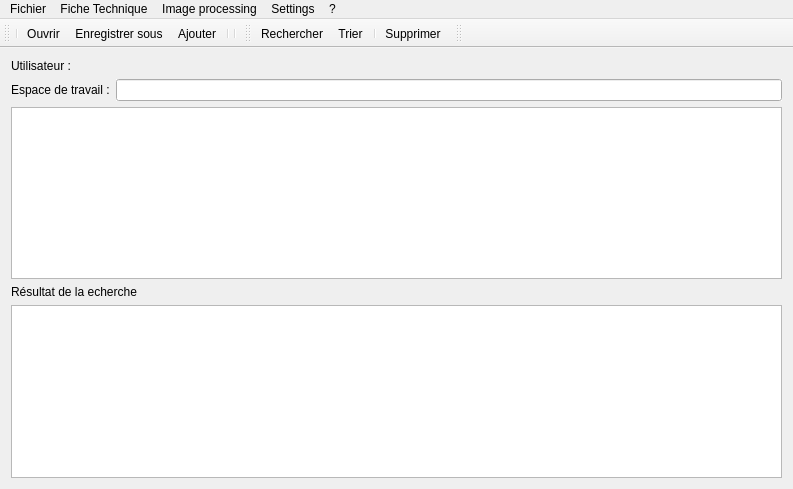
<?xml version="1.0" encoding="UTF-8"?>
<ui version="4.0">
 <class>MainWindow</class>
 <widget class="QMainWindow" name="MainWindow">
  <property name="geometry">
   <rect>
    <x>0</x>
    <y>0</y>
    <width>793</width>
    <height>489</height>
   </rect>
  </property>
  <property name="windowTitle">
   <string>MainWindow</string>
  </property>
  <widget class="QWidget" name="centralWidget">
   <layout class="QGridLayout" name="gridLayout">
    <item row="1" column="0" colspan="2">
     <layout class="QFormLayout" name="formLayout">
      <item row="0" column="0">
       <widget class="QLabel" name="label_3">
        <property name="text">
         <string>Espace de travail :</string>
        </property>
       </widget>
      </item>
      <item row="0" column="1">
       <widget class="QLineEdit" name="CheminEspaceTravail">
        <property name="cursor">
         <cursorShape>IBeamCursor</cursorShape>
        </property>
        <property name="autoFillBackground">
         <bool>true</bool>
        </property>
        <property name="readOnly">
         <bool>true</bool>
        </property>
       </widget>
      </item>
      <item row="1" column="0" colspan="2">
       <widget class="QTableWidget" name="tableWidget"/>
      </item>
     </layout>
    </item>
    <item row="2" column="0">
     <layout class="QGridLayout" name="gridLayout_2"/>
    </item>
    <item row="3" column="0">
     <widget class="QLabel" name="label_2">
      <property name="text">
       <string>Résultat de la echerche</string>
      </property>
     </widget>
    </item>
    <item row="4" column="0" colspan="2">
     <widget class="QTableWidget" name="tableWidget_Resultat"/>
    </item>
    <item row="0" column="0">
     <widget class="QLabel" name="Utilisateurlabel">
      <property name="text">
       <string>Utilisateur : </string>
      </property>
     </widget>
    </item>
   </layout>
  </widget>
  <widget class="QMenuBar" name="menuBar">
   <property name="geometry">
    <rect>
     <x>0</x>
     <y>0</y>
     <width>793</width>
     <height>21</height>
    </rect>
   </property>
   <widget class="QMenu" name="menuFichier">
    <property name="title">
     <string>Fichier</string>
    </property>
    <addaction name="actionQuitter"/>
   </widget>
   <widget class="QMenu" name="menuFiche_Technique">
    <property name="title">
     <string>Fiche Technique</string>
    </property>
    <addaction name="actionOuvrir"/>
    <addaction name="actionEnregistrer_sous"/>
    <addaction name="separator"/>
    <addaction name="actionAjouter"/>
    <addaction name="actionSupprimer"/>
    <addaction name="separator"/>
    <addaction name="actionRechercher"/>
    <addaction name="actionTrier"/>
   </widget>
   <widget class="QMenu" name="menuImage">
    <property name="title">
     <string>Image processing</string>
    </property>
    <widget class="QMenu" name="menuLaplacian">
     <property name="title">
      <string>Laplacian</string>
     </property>
     <addaction name="actionSobel"/>
     <addaction name="actionPrwitt"/>
    </widget>
    <addaction name="actionHistogramme"/>
    <addaction name="actionConvolution"/>
    <addaction name="separator"/>
    <addaction name="separator"/>
    <addaction name="separator"/>
    <addaction name="actionGradient"/>
    <addaction name="menuLaplacian"/>
   </widget>
   <widget class="QMenu" name="menuSettings">
    <property name="title">
     <string>Settings</string>
    </property>
    <addaction name="actionPermitons"/>
    <addaction name="actionConsutation"/>
    <addaction name="separator"/>
    <addaction name="actionAdmnistrator"/>
   </widget>
   <widget class="QMenu" name="menu">
    <property name="title">
     <string>?</string>
    </property>
   </widget>
   <addaction name="menuFichier"/>
   <addaction name="menuFiche_Technique"/>
   <addaction name="menuImage"/>
   <addaction name="menuSettings"/>
   <addaction name="menu"/>
  </widget>
  <widget class="QToolBar" name="mainToolBar">
   <attribute name="toolBarArea">
    <enum>TopToolBarArea</enum>
   </attribute>
   <attribute name="toolBarBreak">
    <bool>false</bool>
   </attribute>
   <addaction name="separator"/>
   <addaction name="actionOuvrir"/>
   <addaction name="actionEnregistrer_sous"/>
   <addaction name="actionAjouter"/>
   <addaction name="separator"/>
   <addaction name="separator"/>
  </widget>
  <widget class="QToolBar" name="toolBar">
   <property name="windowTitle">
    <string>toolBar</string>
   </property>
   <attribute name="toolBarArea">
    <enum>TopToolBarArea</enum>
   </attribute>
   <attribute name="toolBarBreak">
    <bool>false</bool>
   </attribute>
   <addaction name="actionRechercher"/>
   <addaction name="actionTrier"/>
   <addaction name="separator"/>
   <addaction name="actionSupprimer"/>
  </widget>
  <widget class="QToolBar" name="toolBar_2">
   <property name="windowTitle">
    <string>toolBar_2</string>
   </property>
   <attribute name="toolBarArea">
    <enum>TopToolBarArea</enum>
   </attribute>
   <attribute name="toolBarBreak">
    <bool>false</bool>
   </attribute>
  </widget>
  <action name="actionOuvrir">
   <property name="icon">
    <iconset resource="ressources.qrc">
     <normaloff>:/RC/img/open.jpg</normaloff>:/RC/img/open.jpg</iconset>
   </property>
   <property name="text">
    <string>Ouvrir</string>
   </property>
  </action>
  <action name="actionEnregistrer_sous">
   <property name="icon">
    <iconset resource="ressources.qrc">
     <normaloff>:/RC/img/save.jpg</normaloff>:/RC/img/save.jpg</iconset>
   </property>
   <property name="text">
    <string>Enregistrer sous</string>
   </property>
  </action>
  <action name="actionQuitter">
   <property name="icon">
    <iconset resource="ressources.qrc">
     <normaloff>:/RC/img/close.jpg</normaloff>:/RC/img/close.jpg</iconset>
   </property>
   <property name="text">
    <string>Quitter</string>
   </property>
  </action>
  <action name="actionAjouter">
   <property name="icon">
    <iconset resource="ressources.qrc">
     <normaloff>:/RC/img/add.jpg</normaloff>:/RC/img/add.jpg</iconset>
   </property>
   <property name="text">
    <string>Ajouter</string>
   </property>
  </action>
  <action name="actionSupprimer">
   <property name="icon">
    <iconset>
     <normaloff>img/delete.jpg</normaloff>img/delete.jpg</iconset>
   </property>
   <property name="text">
    <string>Supprimer</string>
   </property>
  </action>
  <action name="actionPermitons">
   <property name="text">
    <string>Permitons</string>
   </property>
   <property name="toolTip">
    <string>Permitons</string>
   </property>
  </action>
  <action name="actionConsutation">
   <property name="text">
    <string>Consutation</string>
   </property>
  </action>
  <action name="actionAdmnistrator">
   <property name="text">
    <string>Admnistrator</string>
   </property>
  </action>
  <action name="actionHistogramme">
   <property name="text">
    <string>Histogramme</string>
   </property>
  </action>
  <action name="actionConvolution">
   <property name="text">
    <string>Convolution</string>
   </property>
  </action>
  <action name="actionGradient">
   <property name="text">
    <string>Gradient</string>
   </property>
  </action>
  <action name="actionSobel">
   <property name="text">
    <string>Sobel</string>
   </property>
  </action>
  <action name="actionPrwitt">
   <property name="text">
    <string>Prwitt</string>
   </property>
  </action>
  <action name="actionNouveau">
   <property name="text">
    <string>Nouveau</string>
   </property>
  </action>
  <action name="actionRechercher">
   <property name="icon">
    <iconset resource="ressources.qrc">
     <normaloff>:/RC/img/search.jpg</normaloff>:/RC/img/search.jpg</iconset>
   </property>
   <property name="text">
    <string>Rechercher</string>
   </property>
  </action>
  <action name="actionTrier">
   <property name="icon">
    <iconset resource="ressources.qrc">
     <normaloff>:/RC/img/trier.jpg</normaloff>:/RC/img/trier.jpg</iconset>
   </property>
   <property name="text">
    <string>Trier</string>
   </property>
  </action>
 </widget>
 <layoutdefault spacing="6" margin="11"/>
 <resources>
  <include location="ressources.qrc"/>
 </resources>
 <connections/>
</ui>
